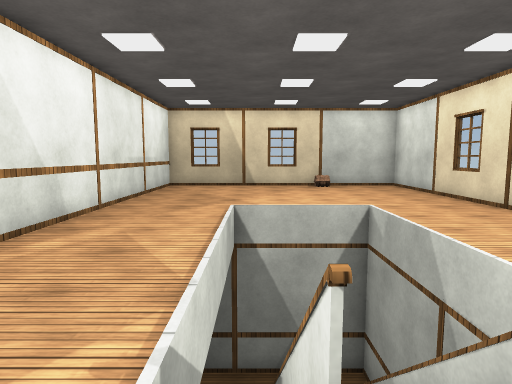
View 1 (above)

12 first-person views from a walk through a scene from a Unity 3-D project. The camera is 1.5 m above the floor, tilts 6° down and sees 75° across. The floor is counted in squares, 1 m on a side. Each view is taken from the middle of a square. On the plan, view 1 faces up. The plan holds only what a view shows up to about 15 squares ahead; the rest is blank. The place goes on beyond the plan. The player is left out. Some animated figures are left out. Door leaves are left out, so doorways stand open. Surface patterns are stand-ins for the level's own textures.

View 2
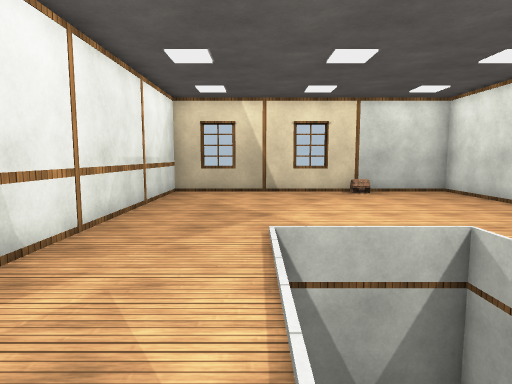

View 3
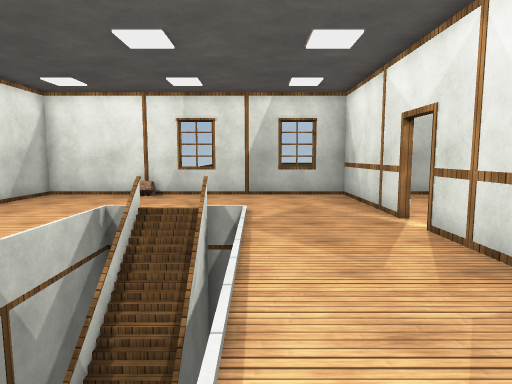

View 4
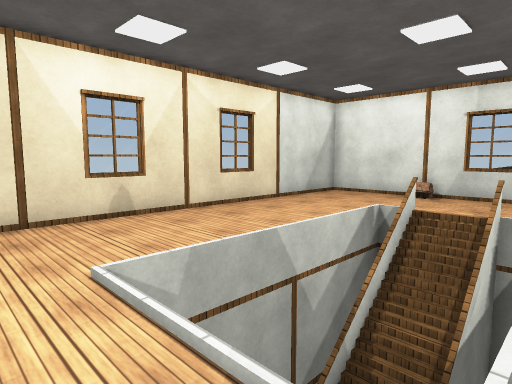

View 5
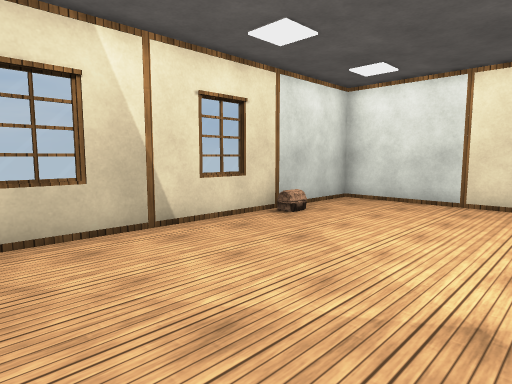

View 6
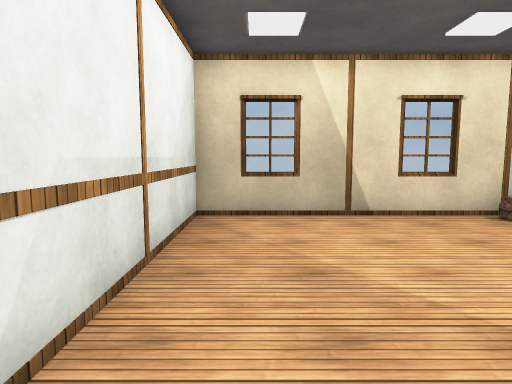

View 7
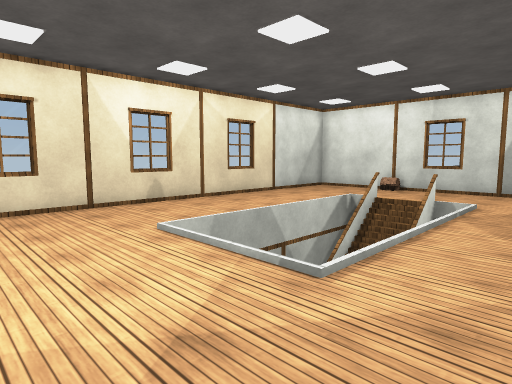

View 8
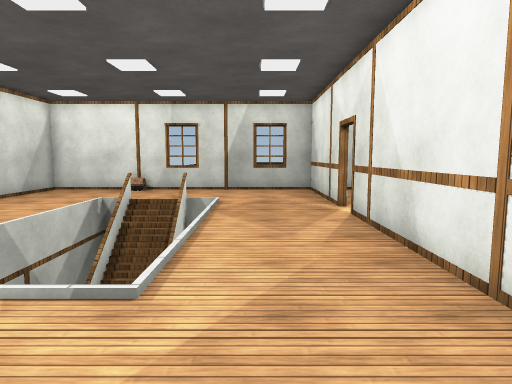

View 9
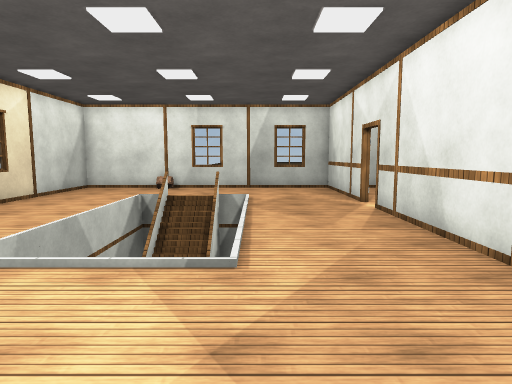

View 10
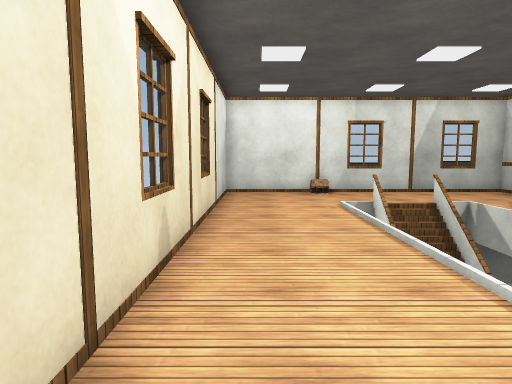

View 11
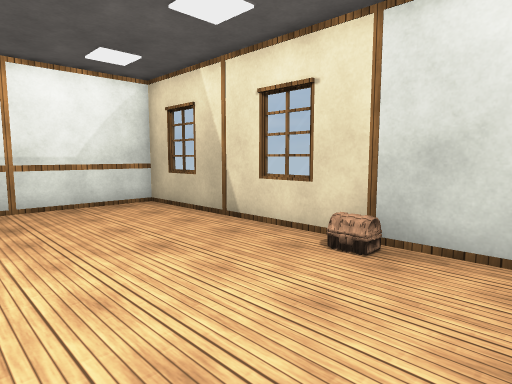

View 12
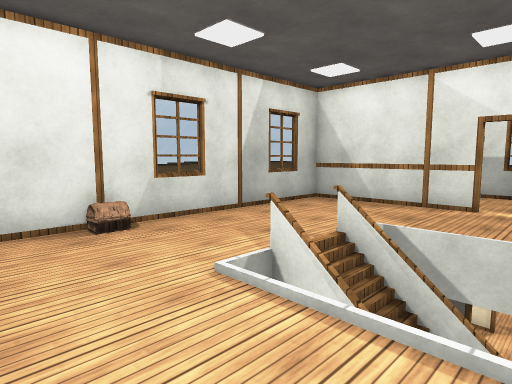

### Floor plan
Key: @ floor where view 1 was taken; # wall or solid block; x gap in a wall; . main floor; - floor 5 m lower than the main floor; / step, stairs or slope; D open door; = window, fence, low wall or low ledge; ^ raised ledge; v drop or lower ground; C chest; O other object.
Columns run from 7 left of view 1 to 7 right of it. Each row starts with its distance up from view 1.
 18    #=###=## ##
 17   #.......OC..#
 16   #...........#
 15   #...........#
 14   #...........#
 13   #...........#
 12   DD..........=
 11   D...........=
 10   #...........#
  9   #....-- -...#
  8   #....=   ...=
  7   #....  =v...=
  6   #....x  -...#
  5   #....=/ -...#
  4   DD...=/ -...=
  3  .D....=/  ...=
  2  .#....=/# ...#
  1  .#...........#
  0  .#....@......#
 -1   #...........#
 -2 ####=###=##C###
 -3     ^   ^#

Positions as (right, up) in squares from view 1, and headings:
1: (0, 0), facing up
2: (-1, 3), facing up
3: (-1, 11), facing down
4: (-1, 11), facing down-right
5: (-4, 11), facing up-right
6: (-3, 9), facing up
7: (-3, 13), facing down-right
8: (-2, 13), facing down
9: (-1, 14), facing down
10: (6, 12), facing down
11: (6, 12), facing up-left
12: (6, 5), facing down-left
